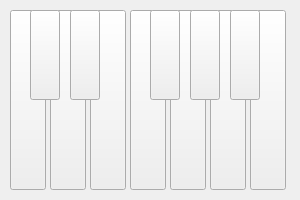
         <widget class="QFrame" name="frame_octave_7">
          <property name="sizePolicy">
           <sizepolicy hsizetype="Preferred" vsizetype="Fixed">
            <horstretch>0</horstretch>
            <verstretch>0</verstretch>
           </sizepolicy>
          </property>
          <property name="minimumSize">
           <size>
            <width>300</width>
            <height>200</height>
           </size>
          </property>
          <property name="maximumSize">
           <size>
            <width>300</width>
            <height>200</height>
           </size>
          </property>
          <property name="focusPolicy">
           <enum>Qt::NoFocus</enum>
          </property>
          <property name="frameShape">
           <enum>QFrame::NoFrame</enum>
          </property>
          <property name="lineWidth">
           <number>0</number>
          </property>
          <widget class="QPushButton" name="pushButton_C7">
           <property name="geometry">
            <rect>
             <x>10</x>
             <y>10</y>
             <width>36</width>
             <height>180</height>
            </rect>
           </property>
           <property name="sizePolicy">
            <sizepolicy hsizetype="Fixed" vsizetype="Fixed">
             <horstretch>0</horstretch>
             <verstretch>0</verstretch>
            </sizepolicy>
           </property>
           <property name="minimumSize">
            <size>
             <width>36</width>
             <height>180</height>
            </size>
           </property>
           <property name="maximumSize">
            <size>
             <width>36</width>
             <height>180</height>
            </size>
           </property>
           <property name="focusPolicy">
            <enum>Qt::NoFocus</enum>
           </property>
           <property name="text">
            <string/>
           </property>
          </widget>
          <widget class="QPushButton" name="pushButton_E7">
           <property name="geometry">
            <rect>
             <x>90</x>
             <y>10</y>
             <width>36</width>
             <height>180</height>
            </rect>
           </property>
           <property name="sizePolicy">
            <sizepolicy hsizetype="Fixed" vsizetype="Fixed">
             <horstretch>0</horstretch>
             <verstretch>0</verstretch>
            </sizepolicy>
           </property>
           <property name="minimumSize">
            <size>
             <width>36</width>
             <height>180</height>
            </size>
           </property>
           <property name="maximumSize">
            <size>
             <width>36</width>
             <height>180</height>
            </size>
           </property>
           <property name="focusPolicy">
            <enum>Qt::NoFocus</enum>
           </property>
           <property name="text">
            <string/>
           </property>
          </widget>
          <widget class="QPushButton" name="pushButton_C7s">
           <property name="geometry">
            <rect>
             <x>30</x>
             <y>10</y>
             <width>30</width>
             <height>90</height>
            </rect>
           </property>
           <property name="sizePolicy">
            <sizepolicy hsizetype="Fixed" vsizetype="Fixed">
             <horstretch>0</horstretch>
             <verstretch>0</verstretch>
            </sizepolicy>
           </property>
           <property name="minimumSize">
            <size>
             <width>30</width>
             <height>90</height>
            </size>
           </property>
           <property name="maximumSize">
            <size>
             <width>30</width>
             <height>90</height>
            </size>
           </property>
           <property name="focusPolicy">
            <enum>Qt::NoFocus</enum>
           </property>
           <property name="text">
            <string/>
           </property>
          </widget>
          <widget class="QPushButton" name="pushButton_D7s">
           <property name="geometry">
            <rect>
             <x>70</x>
             <y>10</y>
             <width>30</width>
             <height>90</height>
            </rect>
           </property>
           <property name="sizePolicy">
            <sizepolicy hsizetype="Fixed" vsizetype="Fixed">
             <horstretch>0</horstretch>
             <verstretch>0</verstretch>
            </sizepolicy>
           </property>
           <property name="minimumSize">
            <size>
             <width>30</width>
             <height>90</height>
            </size>
           </property>
           <property name="maximumSize">
            <size>
             <width>30</width>
             <height>90</height>
            </size>
           </property>
           <property name="focusPolicy">
            <enum>Qt::NoFocus</enum>
           </property>
           <property name="text">
            <string/>
           </property>
          </widget>
          <widget class="QPushButton" name="pushButton_D7">
           <property name="geometry">
            <rect>
             <x>50</x>
             <y>10</y>
             <width>36</width>
             <height>180</height>
            </rect>
           </property>
           <property name="sizePolicy">
            <sizepolicy hsizetype="Fixed" vsizetype="Fixed">
             <horstretch>0</horstretch>
             <verstretch>0</verstretch>
            </sizepolicy>
           </property>
           <property name="minimumSize">
            <size>
             <width>36</width>
             <height>180</height>
            </size>
           </property>
           <property name="maximumSize">
            <size>
             <width>36</width>
             <height>180</height>
            </size>
           </property>
           <property name="focusPolicy">
            <enum>Qt::NoFocus</enum>
           </property>
           <property name="text">
            <string/>
           </property>
          </widget>
          <widget class="QPushButton" name="pushButton_F7">
           <property name="geometry">
            <rect>
             <x>130</x>
             <y>10</y>
             <width>36</width>
             <height>180</height>
            </rect>
           </property>
           <property name="sizePolicy">
            <sizepolicy hsizetype="Fixed" vsizetype="Fixed">
             <horstretch>0</horstretch>
             <verstretch>0</verstretch>
            </sizepolicy>
           </property>
           <property name="minimumSize">
            <size>
             <width>36</width>
             <height>180</height>
            </size>
           </property>
           <property name="maximumSize">
            <size>
             <width>36</width>
             <height>180</height>
            </size>
           </property>
           <property name="focusPolicy">
            <enum>Qt::NoFocus</enum>
           </property>
           <property name="text">
            <string/>
           </property>
          </widget>
          <widget class="QPushButton" name="pushButton_G7">
           <property name="geometry">
            <rect>
             <x>170</x>
             <y>10</y>
             <width>36</width>
             <height>180</height>
            </rect>
           </property>
           <property name="sizePolicy">
            <sizepolicy hsizetype="Fixed" vsizetype="Fixed">
             <horstretch>0</horstretch>
             <verstretch>0</verstretch>
            </sizepolicy>
           </property>
           <property name="minimumSize">
            <size>
             <width>36</width>
             <height>180</height>
            </size>
           </property>
           <property name="maximumSize">
            <size>
             <width>36</width>
             <height>180</height>
            </size>
           </property>
           <property name="focusPolicy">
            <enum>Qt::NoFocus</enum>
           </property>
           <property name="text">
            <string/>
           </property>
          </widget>
          <widget class="QPushButton" name="pushButton_F7s">
           <property name="geometry">
            <rect>
             <x>150</x>
             <y>10</y>
             <width>30</width>
             <height>90</height>
            </rect>
           </property>
           <property name="sizePolicy">
            <sizepolicy hsizetype="Fixed" vsizetype="Fixed">
             <horstretch>0</horstretch>
             <verstretch>0</verstretch>
            </sizepolicy>
           </property>
           <property name="minimumSize">
            <size>
             <width>30</width>
             <height>90</height>
            </size>
           </property>
           <property name="maximumSize">
            <size>
             <width>30</width>
             <height>90</height>
            </size>
           </property>
           <property name="focusPolicy">
            <enum>Qt::NoFocus</enum>
           </property>
           <property name="text">
            <string/>
           </property>
          </widget>
          <widget class="QPushButton" name="pushButton_A7">
           <property name="geometry">
            <rect>
             <x>210</x>
             <y>10</y>
             <width>36</width>
             <height>180</height>
            </rect>
           </property>
           <property name="sizePolicy">
            <sizepolicy hsizetype="Fixed" vsizetype="Fixed">
             <horstretch>0</horstretch>
             <verstretch>0</verstretch>
            </sizepolicy>
           </property>
           <property name="minimumSize">
            <size>
             <width>36</width>
             <height>180</height>
            </size>
           </property>
           <property name="maximumSize">
            <size>
             <width>36</width>
             <height>180</height>
            </size>
           </property>
           <property name="focusPolicy">
            <enum>Qt::NoFocus</enum>
           </property>
           <property name="text">
            <string/>
           </property>
          </widget>
          <widget class="QPushButton" name="pushButton_B7">
           <property name="geometry">
            <rect>
             <x>250</x>
             <y>10</y>
             <width>36</width>
             <height>180</height>
            </rect>
           </property>
           <property name="sizePolicy">
            <sizepolicy hsizetype="Fixed" vsizetype="Fixed">
             <horstretch>0</horstretch>
             <verstretch>0</verstretch>
            </sizepolicy>
           </property>
           <property name="minimumSize">
            <size>
             <width>36</width>
             <height>180</height>
            </size>
           </property>
           <property name="maximumSize">
            <size>
             <width>36</width>
             <height>180</height>
            </size>
           </property>
           <property name="focusPolicy">
            <enum>Qt::NoFocus</enum>
           </property>
           <property name="text">
            <string/>
           </property>
          </widget>
          <widget class="QPushButton" name="pushButton_G7s">
           <property name="geometry">
            <rect>
             <x>190</x>
             <y>10</y>
             <width>30</width>
             <height>90</height>
            </rect>
           </property>
           <property name="sizePolicy">
            <sizepolicy hsizetype="Fixed" vsizetype="Fixed">
             <horstretch>0</horstretch>
             <verstretch>0</verstretch>
            </sizepolicy>
           </property>
           <property name="minimumSize">
            <size>
             <width>30</width>
             <height>90</height>
            </size>
           </property>
           <property name="maximumSize">
            <size>
             <width>30</width>
             <height>90</height>
            </size>
           </property>
           <property name="focusPolicy">
            <enum>Qt::NoFocus</enum>
           </property>
           <property name="text">
            <string/>
           </property>
          </widget>
          <widget class="QPushButton" name="pushButton_A7s">
           <property name="geometry">
            <rect>
             <x>230</x>
             <y>10</y>
             <width>30</width>
             <height>90</height>
            </rect>
           </property>
           <property name="sizePolicy">
            <sizepolicy hsizetype="Fixed" vsizetype="Fixed">
             <horstretch>0</horstretch>
             <verstretch>0</verstretch>
            </sizepolicy>
           </property>
           <property name="minimumSize">
            <size>
             <width>30</width>
             <height>90</height>
            </size>
           </property>
           <property name="maximumSize">
            <size>
             <width>30</width>
             <height>90</height>
            </size>
           </property>
           <property name="focusPolicy">
            <enum>Qt::NoFocus</enum>
           </property>
           <property name="text">
            <string/>
           </property>
          </widget>
          <zorder>pushButton_C7</zorder>
          <zorder>pushButton_E7</zorder>
          <zorder>pushButton_D7</zorder>
          <zorder>pushButton_F7</zorder>
          <zorder>pushButton_G7</zorder>
          <zorder>pushButton_F7s</zorder>
          <zorder>pushButton_A7</zorder>
          <zorder>pushButton_B7</zorder>
          <zorder>pushButton_G7s</zorder>
          <zorder>pushButton_A7s</zorder>
          <zorder>pushButton_D7s</zorder>
          <zorder>pushButton_C7s</zorder>
         </widget>
